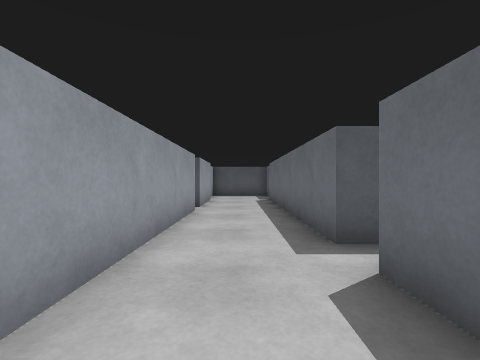
View 1 (above)

24 first-person views from a walk through a world built for the Gazebo simulator. The camera is 0.87 m above the floor, looks level and sees 85° across. The floor is counted in squares, 1 m on a side. Each view is taken from the middle of a square. On the plan, view 1 faces up. The plan holds only what a view shows up to about 10 squares ahead; the rest is blank. The place goes on beyond the plan.

View 2
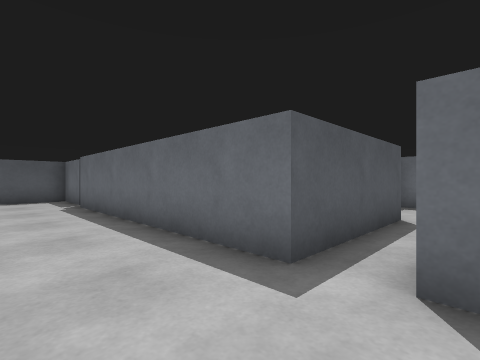

View 3
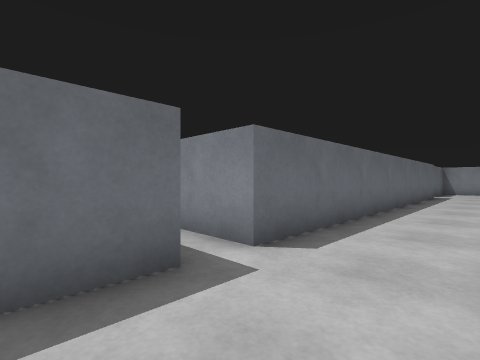

View 4
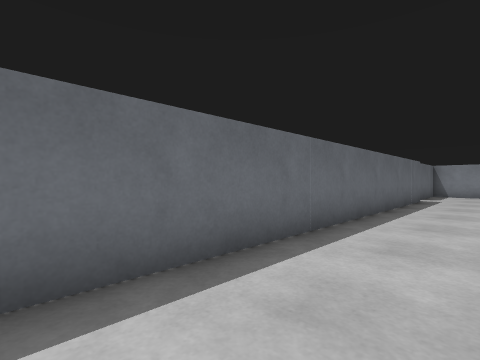

View 5
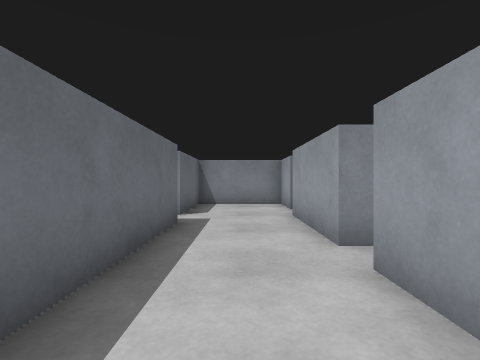

View 6
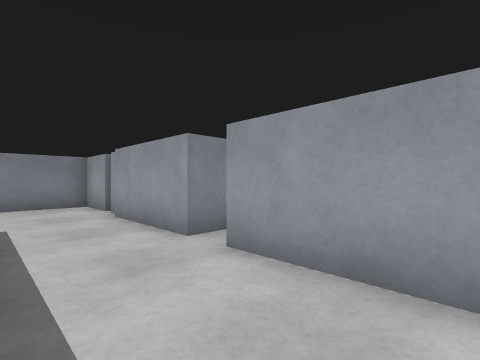

View 7
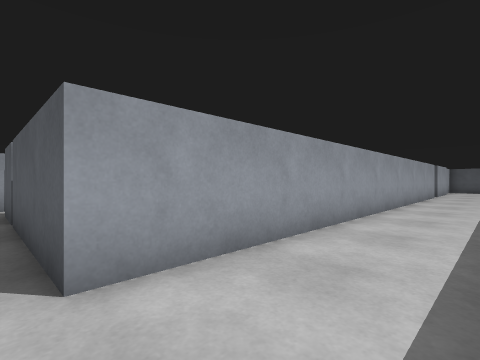

View 8
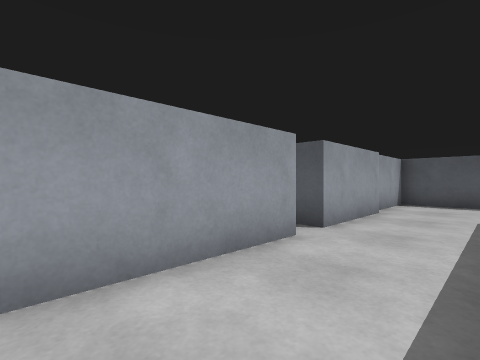

View 9
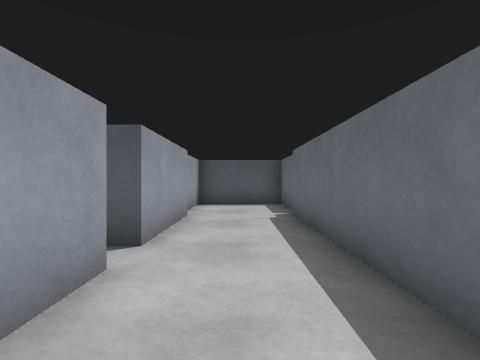

View 10
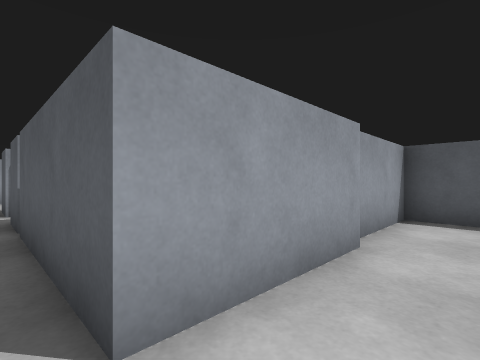

View 11
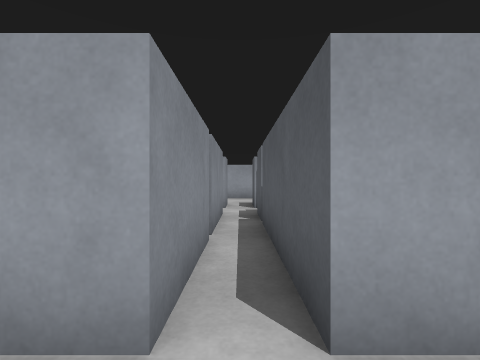

View 12
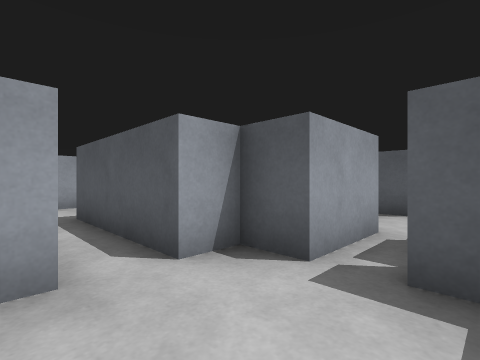

View 13
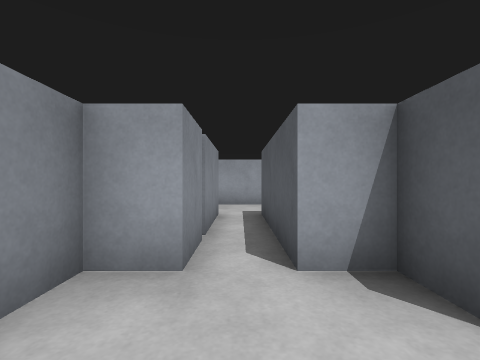

View 14
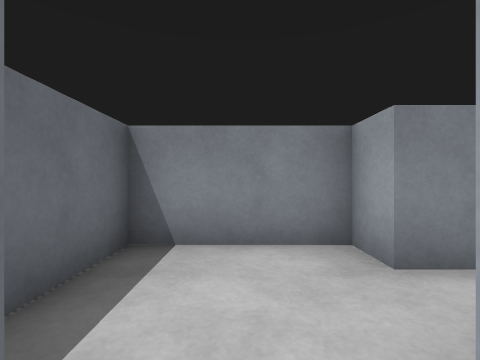

View 15
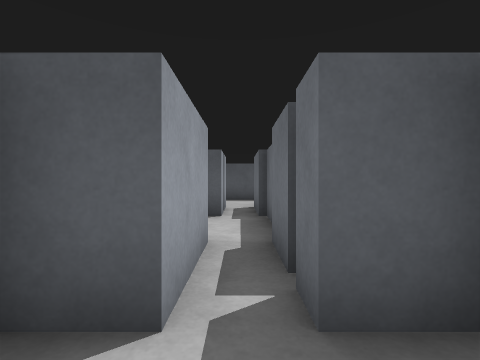

View 16
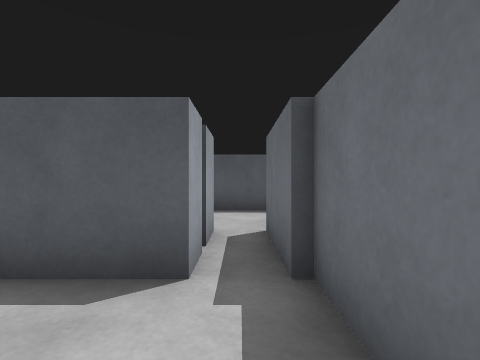

View 17
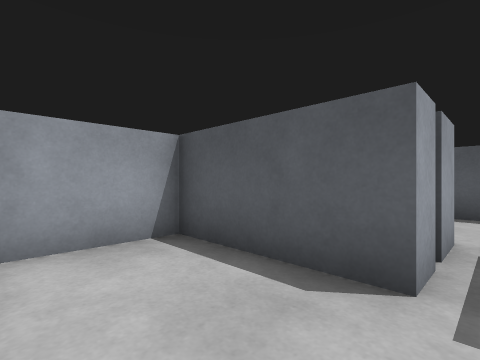

View 18
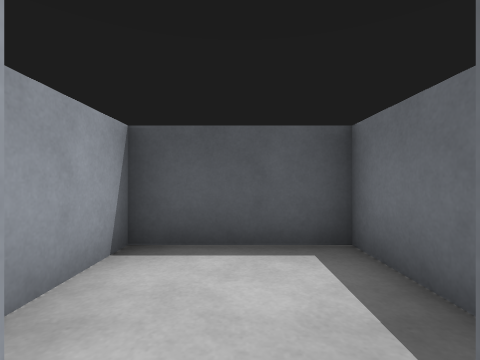

View 19
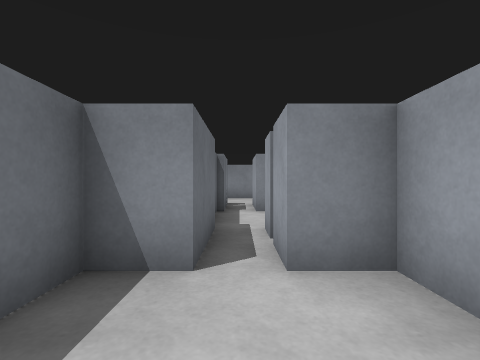

View 20
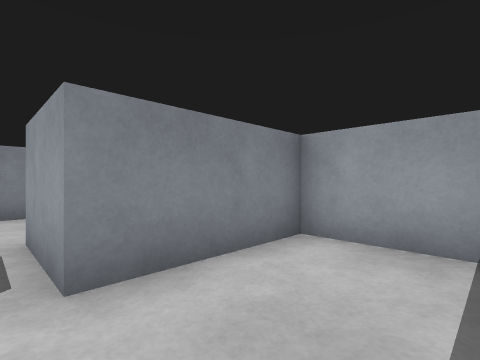

View 21
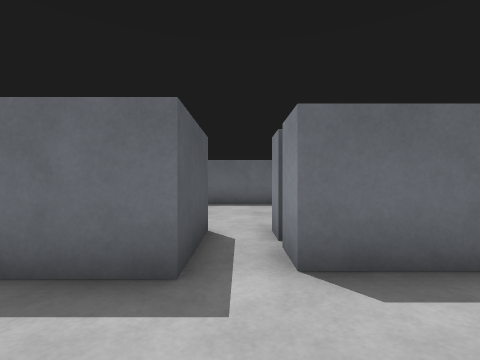

View 22
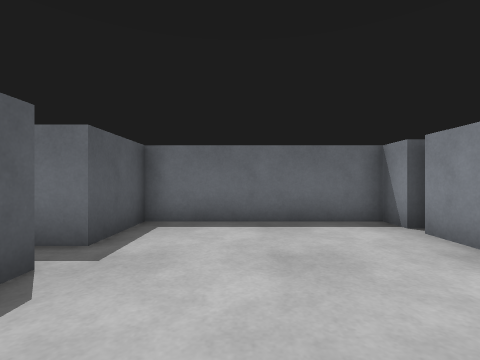

View 23
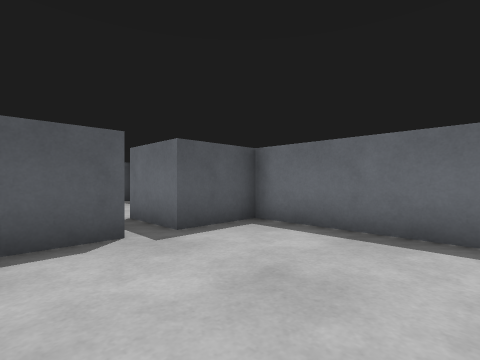

View 24
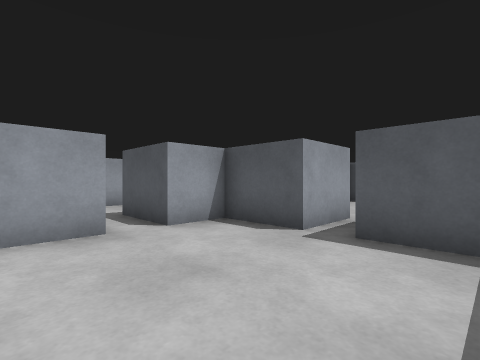

### Floor plan
Ten units are one square. View 1 is at (0, 0); x grows to the right and y downward. Boxes are objects, and circles mark ways between rooms. Rooms are numbered by the first view taken in them; rooms with no view inside come last. Other rooms are left out.
<svg viewBox="-25 -150 115 300">
<path fill="none" stroke="#000" d="M42 -24 55 -24M55 -36 13 -36 13 -115M-13 -76 -13 75M-13 84 -13 115M35 104 13 104 13 -24 38 -24M-13 -115 -13 -85M28 116 35 116M15 -124 15 -145 -15 -145 -15 -120M-15 128 -15 145 15 145 15 116 24 116M66 -45 55 -45 55 -36M55 -24 55 -15 85 -15 85 -45 75 -45M75 -92 75 -115M77 -68 77 -94M66 -101 66 -93 33 -93 33 -67 66 -67 66 -45M75 -54 75 -68M66 -115 66 -104M75 -45 75 -51M75 -115 85 -115 85 -145 55 -145 55 -115 66 -115M35 116 35 129M62 140 72 140M76 140 85 140 85 90 65 90 65 70M55 70 55 90 35 90 35 104"/>
<circle cx="50" cy="-30" r="3" fill="#2a7"/>
<circle cx="25" cy="110" r="3" fill="#2a7"/>
<circle cx="70" cy="-55" r="3" fill="#2a7"/>
<circle cx="70" cy="-105" r="3" fill="#2a7"/>
<text x="0" y="0">1</text>
<text x="70" y="-30">2</text>
<text x="60" y="-80">3</text>
<text x="70" y="-130">4</text>
<text x="60" y="110">5</text>
</svg>
Room 1 opens to room 2. Room 1 opens to room 5. Room 2 opens to room 3. Room 3 opens to room 4.

Where each view was taken, in squares from view 1:
view 1: 0 up, 0 right, facing up
view 2: 2 up, 1 left, facing up-right
view 3: 5 up, 1 left, facing down-right
view 4: 2 up, 1 left, facing down-right
view 5: 5 down, 0 right, facing down
view 6: 5 down, 1 right, facing down-left
view 7: 8 down, 1 right, facing up-left
view 8: 4 up, 1 right, facing up-left
view 9: 5 up, 0 right, facing up
view 10: 8 up, 0 right, facing up-left
view 11: 8 up, 0 right, facing left
view 12: 2 up, 8 right, facing up-left
view 13: 3 up, 8 right, facing left
view 14: 5 up, 7 right, facing down
view 15: 3 up, 7 right, facing up
view 16: 7 up, 7 right, facing up
view 17: 7 up, 7 right, facing up-left
view 18: 11 up, 7 right, facing up
view 19: 14 up, 7 right, facing down
view 20: 9 up, 7 right, facing down-left
view 21: 11 down, 1 left, facing right
view 22: 11 down, 3 right, facing right
view 23: 13 down, 4 right, facing up-right
view 24: 13 down, 8 right, facing up-left
